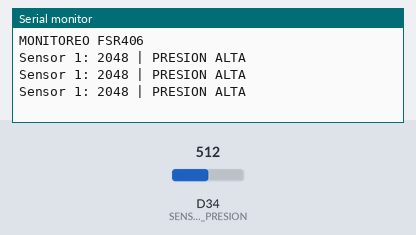
The sketch below on a simulated Arduino Due. Parts: the last lines printed to the serial monitor. The test bench sets the inputs (shaded band); at power-on: D34 (SENSOR_PRESION) = 512 (analog values on the 0–1023 scale).

Above: at 1.3 s.
1.4 s: D34 (SENSOR_PRESION) set to 465
At 1.9 s:
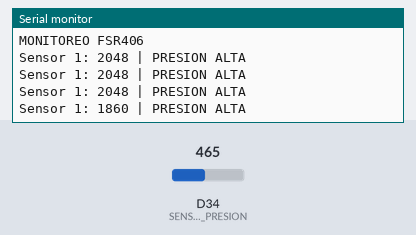
2.9 s: D34 (SENSOR_PRESION) set to 432
At 3.4 s:
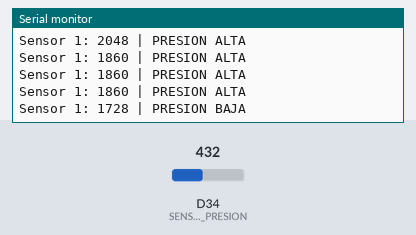
5.0 s: D34 (SENSOR_PRESION) set to 80
At 5.4 s:
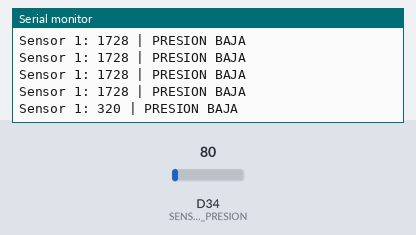
6.5 s: D34 (SENSOR_PRESION) set to 68
At 6.9 s:
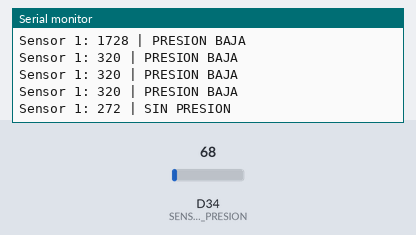

Measured:
- the behaviour switches between 451 and 450 on D34 (SENSOR_PRESION) (found by bisection; images 1 and 2)
- the behaviour switches between 76 and 75 on D34 (SENSOR_PRESION) (found by bisection; images 3 and 4)
- after the input at 1.4 s, the serial monitor: prints a new line after 0.10 s (image 1)
- after the input at 2.9 s, the serial monitor: prints a new line after 0.10 s (image 2)
- after the input at 5.0 s, the serial monitor: prints a new line at once (image 3)
- after the input at 6.5 s, the serial monitor: prints a new line at once (image 4)

The sketch:

Sensor1Test.ino
```cpp
//Sensor de Presion 1
#define SENSOR_PRESION 34

// Umbrales provisionales para pruebas
const int UMBRAL_SIN_PRESION = 300;
const int UMBRAL_PRESION_ALTA = 1800;

String clasificarPresion(int lectura) {
  if (lectura <= UMBRAL_SIN_PRESION) {
    return "SIN PRESION";
  }
  else if (lectura <= UMBRAL_PRESION_ALTA) {
    return "PRESION BAJA";
  }
  else {
    return "PRESION ALTA";
  }
}

void setup() {
  Serial.begin(115200);
  analogReadResolution(12);

  Serial.println("MONITOREO FSR406");
}

void loop() {
  int lectura = analogRead(SENSOR_PRESION);

  Serial.print("Sensor 1: ");
  Serial.print(lectura);
  Serial.print(" | ");
  Serial.println(clasificarPresion(lectura));

  delay(500);
}
```
